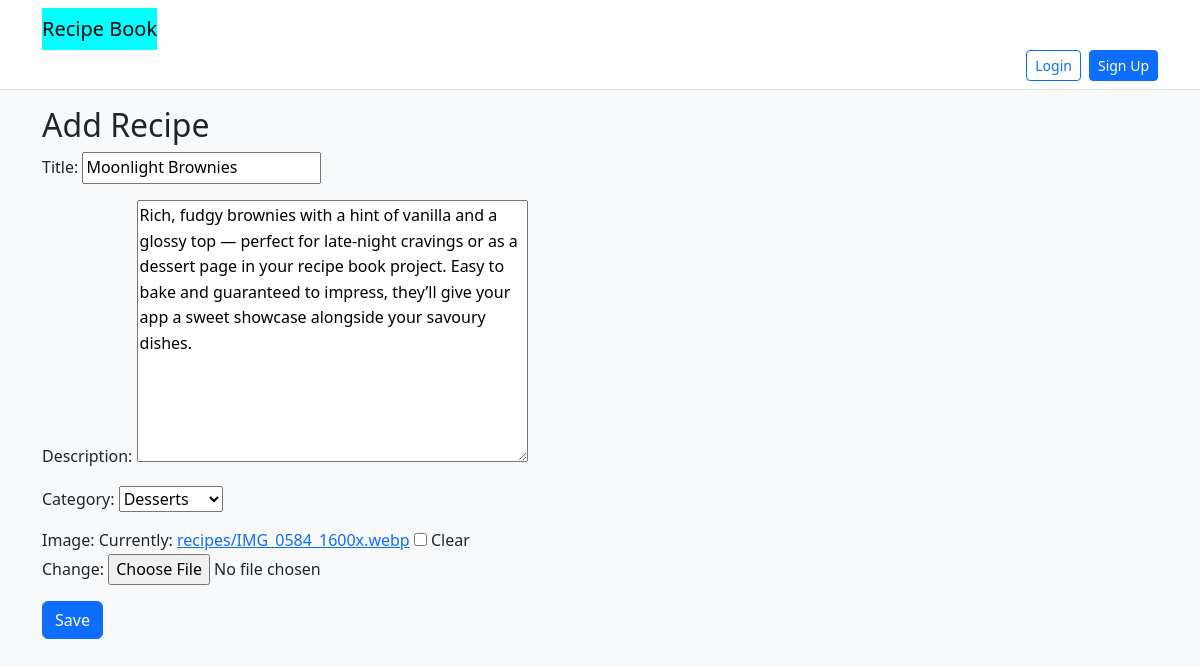
Screenshot of /recipe/3/edit/ with the database file from the repository.
### recipes/models.py (models this page shows, shortened)
class Recipe(models.Model):
    CATEGORY_CHOICES = [
        ('mains', 'Mains'),
        ('desserts', 'Desserts'),
        ('vegan', 'Vegan'),
        ('vegetarian', 'Vegetarian'),
        ('snacks', 'Snacks'),
        ('drinks', 'Drinks'),
    ]
    title = models.CharField(max_length=200)
    description = models.TextField(blank=True)
    ingredients = models.TextField(help_text='One per line')
    steps = models.TextField(help_text='One step per line')
    image = models.ImageField(upload_to='recipes/', blank=True, null=True)
    category = models.CharField(max_length=20, choices=CATEGORY_CHOICES)
    cook_time_minutes = models.PositiveIntegerField(blank=True, null=True)
    created_at = models.DateTimeField(auto_now_add=True)
    updated_at = models.DateTimeField(auto_now=True)
    owner = models.ForeignKey(User, on_delete=models.CASCADE, related_name="recipes")
    class Meta:
        ordering = ['-created_at']

### recipes/views.py (the view)
# urls.py: path('recipe/<int:pk>/edit/', views.RecipeUpdateView.as_view(), name='recipe_edit'),
class RecipeUpdateView(UpdateView):
    model = Recipe
    fields = ['title', 'description', 'category', 'image']  # adjust to your model fields
    template_name = 'recipes/recipe_form.html'
    success_url = reverse_lazy('recipe_list')  # or wherever you want to redirect after saving

### recipes/templates/recipes/recipe_form.html (shortened to what this page needs)
{% extends 'recipes/base.html' %}
{% block content %}
<h2>Add Recipe</h2>
<form method="post" enctype="multipart/form-data">
  {{ form.as_p }}
  <button type="submit" class="btn btn-primary">Save</button>
</form>
{% endblock %}

### recipes/static/recipes/styles.css (style rules this page uses)
body { line-height: 1.6; }

### rows the page displays
Recipe: title "Moonlight Brownies", description "Rich, fudgy brownies with a hint of vanilla and a glossy top — perfect for late‑night cravings or as a dessert page in your recipe book project. Easy to bake and guaranteed to impress, they’ll give your app a sweet showcase alongside your savoury dishes.", category "Desserts"
